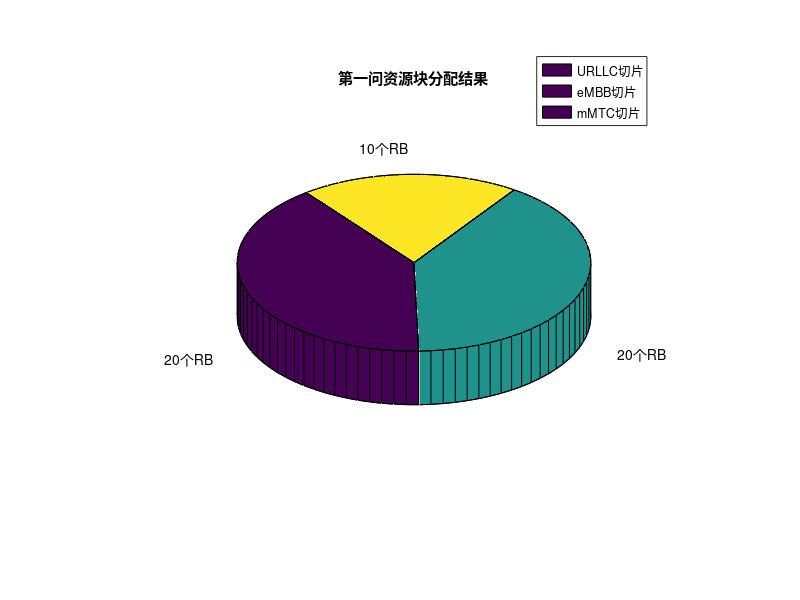

Here is the MATLAB script that generated this plot:
clc,clear,close all


data = [20, 20, 10]; 
labels = {'20个RB', '20个RB', '10个RB'}; % 标注类别及占比

pie3(data, labels);
title('第一问资源块分配结果');
legend("URLLC切片","eMBB切片","mMTC切片")
